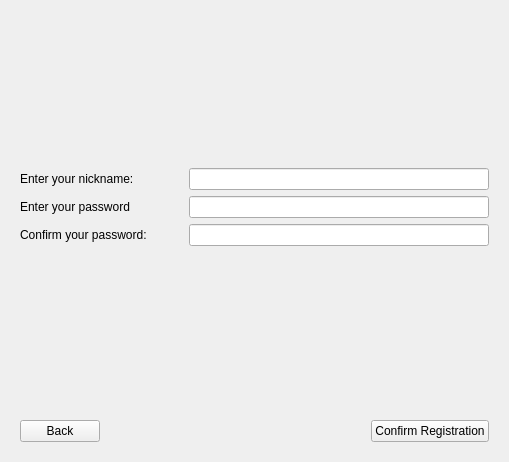
<?xml version="1.0" encoding="UTF-8"?>
<ui version="4.0">
 <class>RegistrationDialog</class>
 <widget class="QDialog" name="RegistrationDialog">
  <property name="geometry">
   <rect>
    <x>0</x>
    <y>0</y>
    <width>508</width>
    <height>462</height>
   </rect>
  </property>
  <property name="windowTitle">
   <string>Log In Page</string>
  </property>
  <layout class="QVBoxLayout" name="verticalLayout_2">
   <item>
    <widget class="QStackedWidget" name="stackedWidget">
     <property name="currentIndex">
      <number>2</number>
     </property>
     <widget class="QWidget" name="choicePage">
      <property name="sizePolicy">
       <sizepolicy hsizetype="Maximum" vsizetype="Maximum">
        <horstretch>0</horstretch>
        <verstretch>0</verstretch>
       </sizepolicy>
      </property>
      <layout class="QVBoxLayout" name="verticalLayout">
       <item>
        <spacer name="verticalSpacer_2">
         <property name="orientation">
          <enum>Qt::Vertical</enum>
         </property>
         <property name="sizeHint" stdset="0">
          <size>
           <width>20</width>
           <height>40</height>
          </size>
         </property>
        </spacer>
       </item>
       <item>
        <widget class="QLabel" name="label">
         <property name="text">
          <string>&lt;html&gt;&lt;head/&gt;&lt;body&gt;&lt;p align=&quot;center&quot;&gt;You are not yet logged in.&lt;/p&gt;&lt;p align=&quot;center&quot;&gt;Register or log in to proceed.&lt;/p&gt;&lt;/body&gt;&lt;/html&gt;</string>
         </property>
         <property name="textFormat">
          <enum>Qt::AutoText</enum>
         </property>
         <property name="alignment">
          <set>Qt::AlignCenter</set>
         </property>
         <property name="wordWrap">
          <bool>false</bool>
         </property>
        </widget>
       </item>
       <item>
        <spacer name="verticalSpacer_4">
         <property name="orientation">
          <enum>Qt::Vertical</enum>
         </property>
         <property name="sizeHint" stdset="0">
          <size>
           <width>20</width>
           <height>40</height>
          </size>
         </property>
        </spacer>
       </item>
       <item>
        <layout class="QHBoxLayout" name="horizontalLayout">
         <item>
          <widget class="QPushButton" name="logInBtn">
           <property name="sizePolicy">
            <sizepolicy hsizetype="Fixed" vsizetype="Fixed">
             <horstretch>0</horstretch>
             <verstretch>0</verstretch>
            </sizepolicy>
           </property>
           <property name="font">
            <font>
             <pointsize>15</pointsize>
             <kerning>false</kerning>
            </font>
           </property>
           <property name="layoutDirection">
            <enum>Qt::LeftToRight</enum>
           </property>
           <property name="text">
            <string>Log In</string>
           </property>
          </widget>
         </item>
        </layout>
       </item>
       <item>
        <spacer name="verticalSpacer_3">
         <property name="orientation">
          <enum>Qt::Vertical</enum>
         </property>
         <property name="sizeHint" stdset="0">
          <size>
           <width>20</width>
           <height>40</height>
          </size>
         </property>
        </spacer>
       </item>
       <item>
        <layout class="QHBoxLayout" name="horizontalLayout_2">
         <item>
          <widget class="QPushButton" name="registerBtn">
           <property name="sizePolicy">
            <sizepolicy hsizetype="Fixed" vsizetype="Fixed">
             <horstretch>0</horstretch>
             <verstretch>0</verstretch>
            </sizepolicy>
           </property>
           <property name="font">
            <font>
             <pointsize>15</pointsize>
            </font>
           </property>
           <property name="text">
            <string>Register</string>
           </property>
          </widget>
         </item>
        </layout>
       </item>
       <item>
        <spacer name="verticalSpacer">
         <property name="orientation">
          <enum>Qt::Vertical</enum>
         </property>
         <property name="sizeHint" stdset="0">
          <size>
           <width>469</width>
           <height>108</height>
          </size>
         </property>
        </spacer>
       </item>
      </layout>
     </widget>
     <widget class="QWidget" name="logInPage">
      <layout class="QVBoxLayout" name="verticalLayout_4" stretch="2,1,1,2,0,1">
       <item>
        <spacer name="verticalSpacer_7">
         <property name="orientation">
          <enum>Qt::Vertical</enum>
         </property>
         <property name="sizeHint" stdset="0">
          <size>
           <width>20</width>
           <height>40</height>
          </size>
         </property>
        </spacer>
       </item>
       <item>
        <layout class="QHBoxLayout" name="horizontalLayout_7">
         <item>
          <widget class="QLabel" name="label_5">
           <property name="text">
            <string>Enter your nickname:</string>
           </property>
          </widget>
         </item>
         <item>
          <widget class="QLineEdit" name="logInNickLE">
           <property name="sizePolicy">
            <sizepolicy hsizetype="Fixed" vsizetype="Fixed">
             <horstretch>0</horstretch>
             <verstretch>0</verstretch>
            </sizepolicy>
           </property>
           <property name="minimumSize">
            <size>
             <width>300</width>
             <height>0</height>
            </size>
           </property>
          </widget>
         </item>
        </layout>
       </item>
       <item>
        <layout class="QHBoxLayout" name="horizontalLayout_8">
         <item>
          <widget class="QLabel" name="label_6">
           <property name="text">
            <string>Enter your password</string>
           </property>
          </widget>
         </item>
         <item>
          <widget class="QLineEdit" name="logInPassLE">
           <property name="sizePolicy">
            <sizepolicy hsizetype="Fixed" vsizetype="Fixed">
             <horstretch>0</horstretch>
             <verstretch>0</verstretch>
            </sizepolicy>
           </property>
           <property name="minimumSize">
            <size>
             <width>300</width>
             <height>0</height>
            </size>
           </property>
           <property name="echoMode">
            <enum>QLineEdit::Password</enum>
           </property>
          </widget>
         </item>
        </layout>
       </item>
       <item>
        <spacer name="verticalSpacer_8">
         <property name="orientation">
          <enum>Qt::Vertical</enum>
         </property>
         <property name="sizeHint" stdset="0">
          <size>
           <width>20</width>
           <height>40</height>
          </size>
         </property>
        </spacer>
       </item>
       <item>
        <widget class="QLabel" name="errorLabelLogIn">
         <property name="text">
          <string/>
         </property>
         <property name="alignment">
          <set>Qt::AlignCenter</set>
         </property>
        </widget>
       </item>
       <item>
        <layout class="QHBoxLayout" name="horizontalLayout_9">
         <item>
          <widget class="QPushButton" name="backLogBtn">
           <property name="text">
            <string>Back</string>
           </property>
          </widget>
         </item>
         <item>
          <spacer name="horizontalSpacer_2">
           <property name="orientation">
            <enum>Qt::Horizontal</enum>
           </property>
           <property name="sizeHint" stdset="0">
            <size>
             <width>40</width>
             <height>20</height>
            </size>
           </property>
          </spacer>
         </item>
         <item>
          <widget class="QPushButton" name="confirmLogInBtn">
           <property name="text">
            <string>Confirm Log In</string>
           </property>
          </widget>
         </item>
        </layout>
       </item>
      </layout>
     </widget>
     <widget class="QWidget" name="registrationPage">
      <layout class="QVBoxLayout" name="verticalLayout_3" stretch="1,4,1,1,1,0,1">
       <item>
        <spacer name="verticalSpacer_5">
         <property name="orientation">
          <enum>Qt::Vertical</enum>
         </property>
         <property name="sizeHint" stdset="0">
          <size>
           <width>20</width>
           <height>40</height>
          </size>
         </property>
        </spacer>
       </item>
       <item>
        <layout class="QHBoxLayout" name="horizontalLayout_3">
         <item>
          <widget class="QLabel" name="label_2">
           <property name="text">
            <string>Enter your nickname:</string>
           </property>
          </widget>
         </item>
         <item>
          <widget class="QLineEdit" name="registrationNickLE">
           <property name="sizePolicy">
            <sizepolicy hsizetype="Fixed" vsizetype="Fixed">
             <horstretch>0</horstretch>
             <verstretch>0</verstretch>
            </sizepolicy>
           </property>
           <property name="minimumSize">
            <size>
             <width>300</width>
             <height>0</height>
            </size>
           </property>
          </widget>
         </item>
        </layout>
       </item>
       <item>
        <layout class="QHBoxLayout" name="horizontalLayout_4">
         <item>
          <widget class="QLabel" name="label_3">
           <property name="text">
            <string>Enter your password</string>
           </property>
          </widget>
         </item>
         <item>
          <widget class="QLineEdit" name="registrationPassLE">
           <property name="sizePolicy">
            <sizepolicy hsizetype="Fixed" vsizetype="Fixed">
             <horstretch>0</horstretch>
             <verstretch>0</verstretch>
            </sizepolicy>
           </property>
           <property name="minimumSize">
            <size>
             <width>300</width>
             <height>0</height>
            </size>
           </property>
           <property name="echoMode">
            <enum>QLineEdit::Password</enum>
           </property>
          </widget>
         </item>
        </layout>
       </item>
       <item>
        <layout class="QHBoxLayout" name="horizontalLayout_5">
         <item>
          <widget class="QLabel" name="label_4">
           <property name="text">
            <string>Confirm your password:</string>
           </property>
          </widget>
         </item>
         <item>
          <widget class="QLineEdit" name="registrationPassConfirmLE">
           <property name="sizePolicy">
            <sizepolicy hsizetype="Fixed" vsizetype="Fixed">
             <horstretch>0</horstretch>
             <verstretch>0</verstretch>
            </sizepolicy>
           </property>
           <property name="minimumSize">
            <size>
             <width>300</width>
             <height>0</height>
            </size>
           </property>
           <property name="echoMode">
            <enum>QLineEdit::Password</enum>
           </property>
          </widget>
         </item>
        </layout>
       </item>
       <item>
        <spacer name="verticalSpacer_6">
         <property name="orientation">
          <enum>Qt::Vertical</enum>
         </property>
         <property name="sizeHint" stdset="0">
          <size>
           <width>20</width>
           <height>40</height>
          </size>
         </property>
        </spacer>
       </item>
       <item>
        <widget class="QLabel" name="errorLabelRegistration">
         <property name="text">
          <string/>
         </property>
         <property name="alignment">
          <set>Qt::AlignCenter</set>
         </property>
        </widget>
       </item>
       <item>
        <layout class="QHBoxLayout" name="horizontalLayout_6">
         <item>
          <widget class="QPushButton" name="backRegBtn">
           <property name="text">
            <string>Back</string>
           </property>
          </widget>
         </item>
         <item>
          <spacer name="horizontalSpacer">
           <property name="orientation">
            <enum>Qt::Horizontal</enum>
           </property>
           <property name="sizeHint" stdset="0">
            <size>
             <width>40</width>
             <height>20</height>
            </size>
           </property>
          </spacer>
         </item>
         <item>
          <widget class="QPushButton" name="confirmRegistrationBtn">
           <property name="text">
            <string>Confirm Registration</string>
           </property>
          </widget>
         </item>
        </layout>
       </item>
      </layout>
     </widget>
    </widget>
   </item>
  </layout>
 </widget>
 <resources/>
 <connections/>
</ui>
